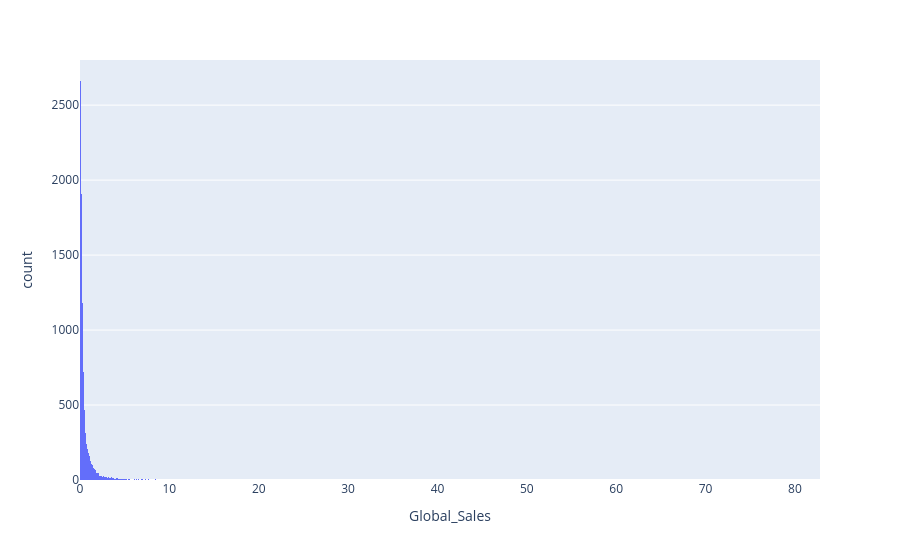

The notebook cell saved with this chart:
### Code cell
fig = px.histogram(df, x="Global_Sales")


fig.show()

### Figure 1 — Plotly figure (JSON) as saved in the notebook; plotly's stock layout.template omitted (floating-point values rounded to 4 significant figures; data arrays with more than 128 entries replaced by an {"elided": "..."} marker saying what was removed)
{"data": [{"bingroup": "x", "hovertemplate": "Global_Sales=%{x}<br>count=%{y}<extra></extra>", "legendgroup": "", "marker": {"color": "#636efa", "pattern": {"shape": ""}}, "name": "", "orientation": "v", "showlegend": false, "type": "histogram", "x": {"elided": "9989 float values"}, "xaxis": "x", "yaxis": "y"}], "layout": {"barmode": "relative", "legend": {"tracegroupgap": 0}, "margin": {"t": 60}, "xaxis": {"anchor": "y", "domain": [0, 1], "title": {"text": "Global_Sales"}}, "yaxis": {"anchor": "x", "domain": [0, 1], "title": {"text": "count"}}}}
